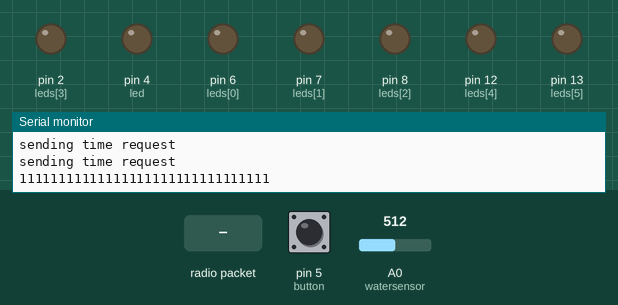
This sketch was run on a simulated Arduino Mega 2560, built with avr-gcc and run on an emulated ATmega2560. Shown: output pins drawn as LEDs (lit = HIGH), the last lines printed to the serial monitor. Inputs (shaded band) come from the test bench; at power-on: A0 (watersensor) = 512, pin 5 (button) HIGH. EEPROM starts erased; no radio packets arrive unless stated; pins used as bus, display or sensor lines are not drawn.

Above: at 1.8 s.
1.9 s: A0 (watersensor) set to 490
At 6.8 s:
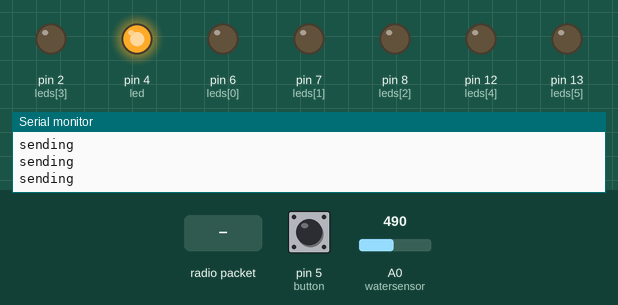
8.0 s: pin 5 (button) pulled LOW for 1.4 s
10.9 s: radio packet "0" arrives
13.2 s: A0 (watersensor) set to 510
At 15.5 s:
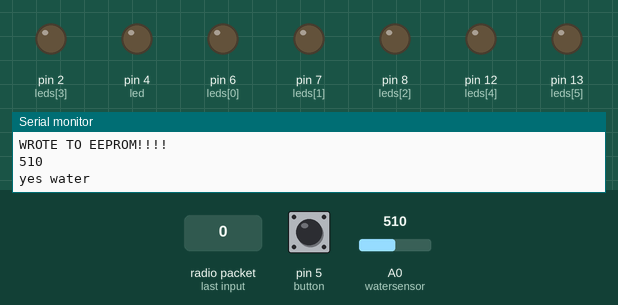
27.2 s: A0 (watersensor) set to 306
At 29.5 s:
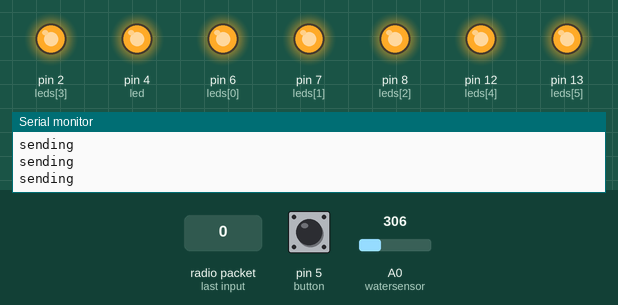
30.3 s: A0 (watersensor) set to 511
At 36.9 s:
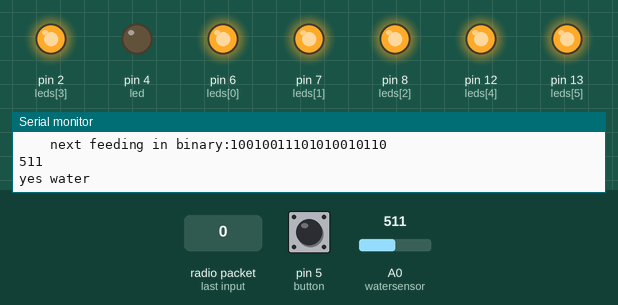
Timing chart, 0 to 38.4 s (numbered marks = the images above; inputs shaded):
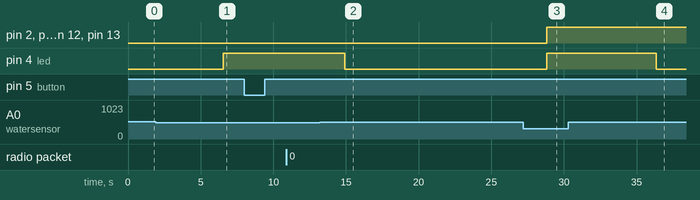

The sketch:

snakemail.ino
```cpp
//include the ability to write to eeprom, where we will store the last time the snake has been fed.
#include <EEPROM.h>

// RF Link using VirtualWire to receive messages
// simplex (one-way) receiver with a 315MHz RF Link Receiver module
// rx pin 23 on mega
#include <VirtualWire.h>  // you must download and install the VirtualWire.h to your hardware/libraries folder

//water sensor related pins
#define watersensor A0
#define led 4
#define watersensorpower 3  //used to turn water sensor on and off, so that we dont continually electrify the water.

//button, press it when snakes are fed to start an appropriate timer.
#define button 5

//declare clock
unsigned long lastgoodtime=0;
unsigned long millis_at_lastgoodtime=0;
unsigned long last_snake_feeding=0;
unsigned long next_feeding_time_persistent=0;
int counter = 0;
int watersensorstate=0;
int watersensorcounter=0;
boolean set_feeding_time=false;
byte prep_for_eeprom[4];
int leds[6] = {
  6,7,8,2,12,13};

void setup()
{
  Serial.begin(9600);

  // Initialise the IO and ISR
  vw_set_ptt_inverted(true);    // Required for RX Link Module
  vw_setup(2000);                   // Bits per sec
  vw_set_rx_pin(11);           // We will be receiving on pin 11.
  vw_set_tx_pin(9);                // pin 9 is used as the transmit data out into the TX Link module, change this to suit your needs.
  vw_rx_start();                      // Start the receiver
  pinMode(watersensor,INPUT);
  pinMode(button,INPUT);

  pinMode(led,OUTPUT);
  digitalWrite(led,LOW);

  pinMode(watersensorpower,OUTPUT);
  digitalWrite(watersensorpower,LOW);
  for(int i = 0; i < 6; i++) {
    pinMode(leds[i],OUTPUT);
    digitalWrite(leds[i],LOW);
  }
  requestTime();
  for(int i = 0 ; i < 4; i++) {
    prep_for_eeprom[i] = EEPROM.read(i);
    //Serial.println("SETTING PERSISTENT TIME:");
    Serial.print(prep_for_eeprom[i],BIN);
  }
  next_feeding_time_persistent = 0;
  next_feeding_time_persistent += (long)prep_for_eeprom[0] <<24;
  //Serial.println("Time after first shift-insert:");
  //Serial.println(next_feeding_time_persistent);
  next_feeding_time_persistent += (long)prep_for_eeprom[1] <<16;
  //Serial.println("Time after second shift-insert:");
  //Serial.println(next_feeding_time_persistent);
  next_feeding_time_persistent += (long)prep_for_eeprom[2] <<8;
  //Serial.println("Time after third shift-insert:");
  //Serial.println(next_feeding_time_persistent);
  next_feeding_time_persistent += (long)prep_for_eeprom[3] ;
  //Serial.println("Time after fourth shift-insert:");
  //Serial.println(next_feeding_time_persistent);
}

void loop()
{
  uint8_t buf[VW_MAX_MESSAGE_LEN];
  uint8_t buflen = VW_MAX_MESSAGE_LEN;

  watersensorcounter++;
  //  for(int i = 0 ; i < 4; i++) {
  //    prep_for_eeprom[i] = EEPROM.read(i);
  //    Serial.println("SETTING PERSISTENT TIME:");
  //    Serial.println(prep_for_eeprom[i],BIN);
  //  }
  //  next_feeding_time_persistent=0;
  //  next_feeding_time_persistent += (long)prep_for_eeprom[0] <<24;
  //Serial.println("Time after first shift-insert:");
  //Serial.println(next_feeding_time_persistent);
  //  next_feeding_time_persistent += (long)prep_for_eeprom[1] <<16;
  //Serial.println("Time after second shift-insert:");
  //Serial.println(next_feeding_time_persistent);
  //  next_feeding_time_persistent += (long)prep_for_eeprom[2] <<8;
  //Serial.println("Time after third shift-insert:");
  //Serial.println(next_feeding_time_persistent);
  //  next_feeding_time_persistent += (long)prep_for_eeprom[3] ;
  //Serial.println("Time after fourth shift-insert:");
  //Serial.println(next_feeding_time_persistent);

  if(watersensorcounter % 6 == 0) {
    if(lastgoodtime==0) requestTime();
    Serial.println("current status:");
    Serial.print("           last known time:");
    Serial.println(lastgoodtime);
    Serial.print("          time since start:");
    Serial.println(millis());
    Serial.print("        last snake feeding:");
    Serial.println(last_snake_feeding);
    Serial.print("        next snake feeding:");
    Serial.println(next_feeding_time_persistent);
    Serial.print("best guess at current time:");
    unsigned long current_time_best_guess =millis()/1000 + lastgoodtime - millis_at_lastgoodtime/1000;
    Serial.println(current_time_best_guess);
    unsigned int minutes_until_next_feeding=(next_feeding_time_persistent-current_time_best_guess)/60;
    unsigned int hours_until_next_feeding=(next_feeding_time_persistent-current_time_best_guess)/60/60;
    unsigned int seconds_until_next_feeding=next_feeding_time_persistent-current_time_best_guess;
    int days_until_next_feeding=(next_feeding_time_persistent-current_time_best_guess)/60/60/24;
    if(days_until_next_feeding < 0 || days_until_next_feeding >6) days_until_next_feeding=0;
    Serial.print("      days to next feeding:");
    Serial.println(days_until_next_feeding);
    Serial.print("     hours to next feeding:");
    Serial.println(hours_until_next_feeding);
    Serial.print("   minutes to next feeding:");
    Serial.println(minutes_until_next_feeding);
    Serial.print("   seconds to next feeding:");
    Serial.println(seconds_until_next_feeding);
    Serial.print("    next feeding in binary:");
    Serial.println(next_feeding_time_persistent,BIN);
    //clear leds
    for(int i = 0 ; i < 6; i++) {
      digitalWrite(leds[i],LOW);
    }

    for(int i = 0; i<days_until_next_feeding; i++) {
      digitalWrite(leds[i],HIGH);
    }
    //for(int i = 0; i<4;i++) {
    //Serial.print("EEPROM ");
    //Serial.print(i);
    //Serial.print(":");
    //  Serial.println(EEPROM.read(i),BIN);
    //}
    if(set_feeding_time == true) {
      set_feeding_time=false;
      Serial.println("setting new feeding time!!!");
      unsigned long next_feeding_time=current_time_best_guess + last_snake_feeding/1000 + 604800;
      byte prep_for_eeprom[4] = {
        next_feeding_time >>24 & 0xff,
        next_feeding_time >>16 & 0xff,
        next_feeding_time >>8 & 0xff,
        next_feeding_time & 0xff            };
      Serial.print(                "first byte:");
      Serial.println(prep_for_eeprom[3],BIN);
      Serial.print(               "second byte:");
      Serial.println(prep_for_eeprom[2],BIN);
      Serial.print(                "third byte:");
      Serial.println(prep_for_eeprom[1],BIN);
      Serial.print(               "fourth byte:");
      Serial.println(prep_for_eeprom[0],BIN);
      for(int i = 0 ; i < 4 ; i++ ) {
        if(prep_for_eeprom[i] != EEPROM.read(i)) EEPROM.write(i,prep_for_eeprom[i]);
        Serial.println("WROTE TO EEPROM!!!!");
      }
      next_feeding_time_persistent=next_feeding_time;
    }
    digitalWrite(watersensorpower,HIGH);
    delay(10);
    int watersensorstate = analogRead(watersensor);
    Serial.println(watersensorstate);
    if(watersensorstate > 500) {
      digitalWrite(led,LOW);
      Serial.println("yes water");
      delay(1000);
    }
    else {
      Serial.println("no water");
      const char *msg = "SNAKE:WATERLOW";       // this is your message to send
      digitalWrite(led,HIGH);
      for(int i = 0;i<10;i++) {
        vw_send((uint8_t *)msg, strlen(msg));
        vw_wait_tx();          // Wait for message to finish
        Serial.println("sending");
      }
      delay(1000);
    }
    digitalWrite(watersensorpower,LOW);
  }
  else {
    delay(1000);
  }
  if (vw_get_message(buf, &buflen)) // check to see if anything has been received
  {
    int i;
    // Message with a good checksum received.
    char temp=0;
    Serial.print("length:");
    Serial.println(buflen);
    for (i = 0; i < buflen; i++)
    {
      temp=(char)buf[i];
      Serial.print(temp);  // the received data is stored in buffer
    }
    Serial.print(" ");
    Serial.print(counter++);
    Serial.println();
    //TR is code for "time response"  If the snakemail arduino gets this, it should receive something like TR1393802208.  TR
    //matches below, and the number is "time since the epoch".
    if(buf[0]=='T' && buf[1]=='R') {
      //recreate buf string, without the first two digits, so that it's easier to turn into a "long".
      char date[11] = {
        buf[2],buf[3],buf[4],buf[5],buf[6],buf[7],buf[8],buf[9],buf[10],buf[11],'\0'                              };
      unsigned long reported_time = atol(date);
      if (lastgoodtime == reported_time) {
      }
      else {
        lastgoodtime=reported_time;
        Serial.print("date is: ");
        Serial.println(lastgoodtime);
        millis_at_lastgoodtime=millis();
      }
    }
    //SR is code for "status request".  If the snakemail arduino gets this, it should then send a response that gives the server its'
    //current best guess at the current time, and it's current number for when the snakes should be fed next.
    if(buf[0]=='S' && buf[1]=='R') {
    }
  }
  int buttonstate=digitalRead(button);
  if(buttonstate == LOW) {
    Serial.print(buttonstate);
    Serial.println("button pressed");
    long nextfeeding = 0;//(now.unixtime() + 7 * 86400L);
    Serial.print("next feeding");
    Serial.println(nextfeeding);
    requestTime();
    last_snake_feeding=millis();
    set_feeding_time=true;
  }
}

void requestTime() {
  const char *msg = "TIME";       // this is your message to send
  for(int i = 0;i<10;i++) {
    vw_send((uint8_t *)msg, strlen(msg));
    vw_wait_tx();          // Wait for message to finish
    Serial.println("sending time request");
  }
}
```

Measured:
- the behaviour switches between 501 and 500 on A0 (watersensor) (found by bisection; images 0 and 1)
- after the input at 1.9 s, pin 4 (led): LOW → HIGH after 4.7 s
- after the input at 13.2 s, pin 4 (led): HIGH → LOW after 1.7 s
- after the input at 27.2 s, pin 4 (led): LOW → HIGH after 1.6 s
- after the input at 30.3 s, pin 4 (led): HIGH → LOW after 6.1 s
